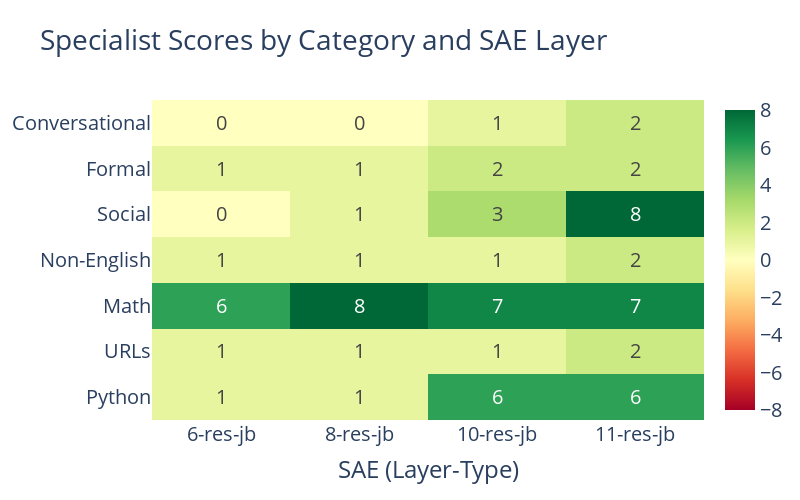
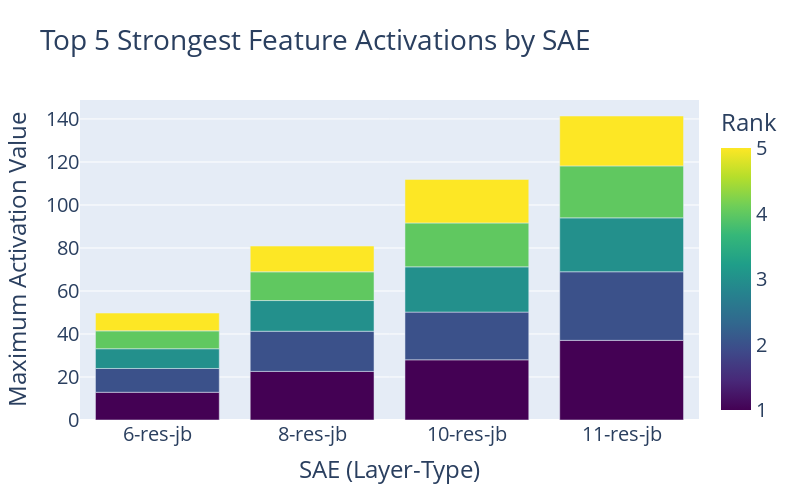
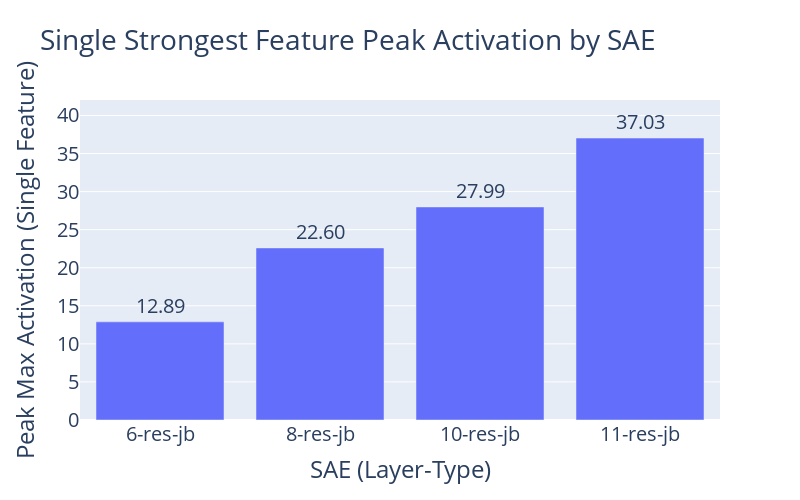
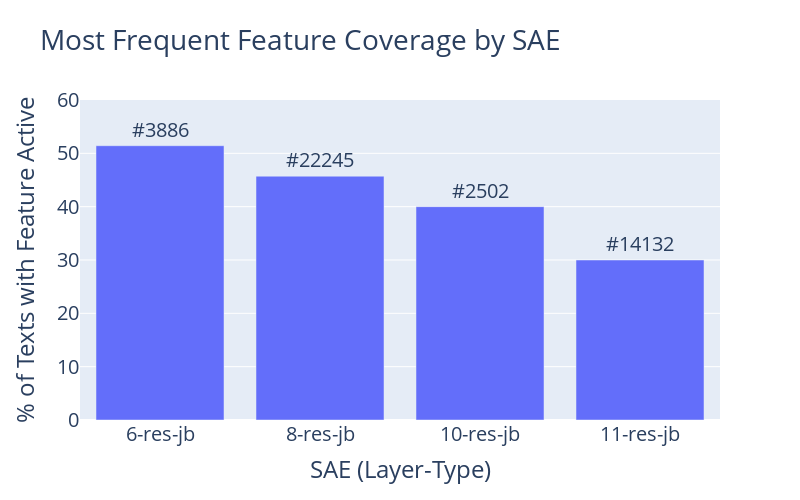

Write notebook code for charts like these, in order.
### Code cell
# ============================================================================
# CELL 12: Phase 1 Comparison Heatmaps
# ============================================================================
print("\n📊 Phase 1 Comparison Heatmaps")
print("=" * 70)

# -----------------------------------------------------------------------------
# Heatmap 1: Specialist Scores by Category × SAE
# -----------------------------------------------------------------------------
print("\n1️⃣ Building Specialist Score Heatmap...")

# Build data for heatmap
sae_names = list(results['specialists'].keys())
category_names = list(categories.keys())

# Create matrix of specialist scores
specialist_matrix = []
for cat_name in category_names:
    row = []
    for sae_name in sae_names:
        cat_data = results['specialists'][sae_name].get(cat_name)
        score = cat_data['score'] if cat_data else 0
        row.append(score)
    specialist_matrix.append(row)

# Create heatmap
fig1 = go.Figure(data=go.Heatmap(
    z=specialist_matrix,
    x=sae_names,
    y=category_names,
    colorscale='RdYlGn',  # Red (negative) -> Yellow (zero) -> Green (positive)
    zmid=0,  # Center color scale at 0
    text=[[f"{val}" for val in row] for row in specialist_matrix],
    texttemplate="%{text}",
    textfont={"size": 20},
    hovertemplate="SAE: %{x}<br>Category: %{y}<br>Specialist Score: %{z}<extra></extra>",
    colorbar=dict(
        tickfont=dict(size=20)
    )
))

fig1.update_layout(
    title={
        'text': 'Specialist Scores by Category and SAE Layer',
        'font': {'size': 28}
    },
    xaxis_title='SAE (Layer-Type)',
    xaxis_title_font={'size': 24},
    yaxis_title_font={'size': 24},
    xaxis_tickfont={'size': 20},
    yaxis_tickfont={'size': 20},
    height=500,
    width=800
)

fig1.show()

# -----------------------------------------------------------------------------
# Heatmap 2: Strongest Feature Max Activation by SAE
# -----------------------------------------------------------------------------
print("\n2️⃣ Building Strongest Activation Comparison...")

# For each SAE, get top 5 strongest features and their max activations
strongest_data = []
for sae_name in sae_names:
    sae_obj = loaded_saes[sae_name]['sae']
    hook_point = loaded_saes[sae_name]['config']['hook_point']
    features_tensor = extract_features(texts, sae_obj, hook_point)
    
    max_activations = features_tensor.max(dim=0)
    top_5 = max_activations.values.topk(5)
    
    for rank, (max_val, feat_idx) in enumerate(zip(top_5.values, top_5.indices), 1):
        strongest_data.append({
            'SAE': sae_name,
            'Rank': rank,
            'Feature': f"#{feat_idx.item()}",
            'Max Activation': max_val.item()
        })

df_strongest = pd.DataFrame(strongest_data)

# Create grouped bar chart
fig2 = px.bar(
    df_strongest, 
    x='SAE', 
    y='Max Activation', 
    color='Rank',
    barmode='group',
    title='Top 5 Strongest Feature Activations by SAE',
    hover_data=['Feature'],
    color_continuous_scale='Viridis'
)

fig2.update_layout(
    title={'font': {'size': 28}},
    height=500,
    width=800,
    xaxis_title='SAE (Layer-Type)',
    yaxis_title='Maximum Activation Value',
    xaxis_title_font={'size': 24},
    yaxis_title_font={'size': 24},
    xaxis_tickfont={'size': 20},
    yaxis_tickfont={'size': 20},
    coloraxis_colorbar=dict(tickfont=dict(size=20))
)

fig2.show()




# -----------------------------------------------------------------------------
# NEW VISUAL: Single strongest feature (rank=1) max activation by SAE
# -----------------------------------------------------------------------------
print("\n2️⃣b Building SINGLE-PEAK Strongest Activation Chart...")

# Keep only the single strongest feature per SAE (Rank 1)
df_peak = df_strongest[df_strongest["Rank"] == 1].copy()

# Preserve SAE ordering
df_peak["SAE"] = pd.Categorical(df_peak["SAE"], categories=sae_names, ordered=True)
df_peak = df_peak.sort_values("SAE")

fig2b = px.bar(
    df_peak,
    x="SAE",
    y="Max Activation",
    title="Single Strongest Feature Peak Activation by SAE",
    text=df_peak["Max Activation"].map(lambda x: f"{x:.2f}"),
    hover_data=["Feature"],
)

# Match text styling used elsewhere
fig2b.update_traces(
    textposition="outside",
    textfont=dict(size=20)
)

# Add headroom so labels are not clipped
y_max = df_peak["Max Activation"].max() + 5

# Match layout/font sizing used across other figures
fig2b.update_layout(
    title={'font': {'size': 28}},
    height=500,
    width=800,
    xaxis_title='SAE (Layer-Type)',
    yaxis_title='Peak Max Activation (Single Feature)',
    xaxis_title_font={'size': 24},
    yaxis_title_font={'size': 24},
    xaxis_tickfont={'size': 20},
    yaxis_tickfont={'size': 20},
    yaxis=dict(range=[0, y_max]),
)

fig2b.show()









# -----------------------------------------------------------------------------
# Heatmap 3: Feature Frequency Comparison (Most Frequent Feature per SAE)
# -----------------------------------------------------------------------------
print("\n3️⃣ Building Feature Frequency Comparison...")

frequency_data = []
for sae_name in sae_names:
    freq_result = results['most_frequent'][sae_name]
    frequency_data.append({
        'SAE': sae_name,
        'Feature': f"#{freq_result['feature_idx']}",
        'Texts Active': freq_result['value'],
        'Percentage': (freq_result['value'] / 70) * 100
    })

df_frequency = pd.DataFrame(frequency_data)

fig3 = px.bar(
    df_frequency,
    x='SAE',
    y='Percentage',
    title='Most Frequent Feature Coverage by SAE',
    text='Feature',
)

# Make all bars the same color (match Figure 2b)
fig3.update_traces(
    marker_color='rgb(99,110,250)',  # Plotly default blue (used in fig2b)
    textposition='outside',
    textfont=dict(size=20)
)

fig3.update_layout(
    title={'font': {'size': 28}},
    height=500,
    width=800,
    xaxis_title='SAE (Layer-Type)',
    yaxis_title='% of Texts with Feature Active',
    xaxis_title_font={'size': 24},
    yaxis_title_font={'size': 24},
    xaxis_tickfont={'size': 20},
    yaxis_tickfont={'size': 20},
    yaxis=dict(range=[0, 60]),
    showlegend=False  # Explicitly remove legend
)

fig3.show()


# -----------------------------------------------------------------------------
# Heatmap 4: Category Specialist Count Progression Across Layers
# -----------------------------------------------------------------------------
print("\n4️⃣ Building Layer Progression Analysis...")

# Count specialists per SAE
specialist_counts = []
for sae_name in sae_names:
    count = sum(1 for cat_data in results['specialists'][sae_name].values() 
                if cat_data and cat_data['score'] > 0)
    # Extract layer number from SAE name (e.g., "6-res-jb" -> 6)
    layer = int(sae_name.split('-')[0])
    specialist_counts.append({
        'SAE': sae_name,
        'Layer': layer,
        'Specialist Count': count,
        'Percentage': (count / 7) * 100
    })

df_progression = pd.DataFrame(specialist_counts)

fig4 = px.line(
    df_progression,
    x='Layer',
    y='Specialist Count',
    markers=True,
    title='Category Specialist Discovery by Layer Depth',
    text='Specialist Count'
)

fig4.update_traces(
    textposition='top center',
    textfont=dict(size=20),
    line=dict(width=3),
    marker=dict(size=12)
)

fig4.add_hline(y=7, line_dash="dash", line_color="green", 
               annotation_text="All 7", annotation_position="right",
               annotation_font=dict(size=20))

fig4.update_layout(
    title={'font': {'size': 28}},
    height=500,
    width=800,
    xaxis_title='Layer Depth',
    yaxis_title='Category Specialists Found',
    xaxis_title_font={'size': 24},
    yaxis_title_font={'size': 24},
    xaxis_tickfont={'size': 20},
    yaxis_tickfont={'size': 20},
    yaxis=dict(range=[0, 8])
)

fig4.show()

# -----------------------------------------------------------------------------
# Summary Statistics
# -----------------------------------------------------------------------------
print("\n" + "=" * 70)
print("📈 HEATMAP INSIGHTS")
print("=" * 70)

# Find which categories have specialists across ALL SAEs vs only some
always_specialist = []
sometimes_specialist = []
never_specialist = []

for cat_name in category_names:
    scores = [results['specialists'][sae_name][cat_name]['score'] 
              for sae_name in sae_names 
              if results['specialists'][sae_name].get(cat_name)]
    
    positive_count = sum(1 for s in scores if s > 0)
    
    if positive_count == len(sae_names):
        always_specialist.append(cat_name)
    elif positive_count == 0:
        never_specialist.append(cat_name)
    else:
        sometimes_specialist.append((cat_name, positive_count))

print(f"\n✅ Categories with specialists in ALL SAEs ({len(always_specialist)}):")
for cat in always_specialist:
    print(f"   • {cat}")

print(f"\n⚠️ Categories with specialists in SOME SAEs ({len(sometimes_specialist)}):")
for cat, count in sometimes_specialist:
    print(f"   • {cat}: {count}/{len(sae_names)} SAEs")

print(f"\n❌ Categories with NO specialists in any SAE ({len(never_specialist)}):")
for cat in never_specialist:
    print(f"   • {cat}")

# Best category per SAE (highest specialist score)
print(f"\n🏆 Best Specialist Category per SAE:")
for sae_name in sae_names:
    best_cat = max(results['specialists'][sae_name].items(), 
                   key=lambda x: x[1]['score'] if x[1] else -999)
    print(f"   • {sae_name}: {best_cat[0]} (score: {best_cat[1]['score']})")

print("\n" + "=" * 70)

### Figure 1 — Plotly figure (JSON) as saved in the notebook; plotly's stock layout.template omitted (floating-point values rounded to 4 significant figures)
{"data": [{"colorbar": {"tickfont": {"size": 20}}, "colorscale": [[0, "rgb(165,0,38)"], [0.1, "rgb(215,48,39)"], [0.2, "rgb(244,109,67)"], [0.3, "rgb(253,174,97)"], [0.4, "rgb(254,224,139)"], [0.5, "rgb(255,255,191)"], [0.6, "rgb(217,239,139)"], [0.7, "rgb(166,217,106)"], [0.8, "rgb(102,189,99)"], [0.9, "rgb(26,152,80)"], [1, "rgb(0,104,55)"]], "hovertemplate": "SAE: %{x}<br>Category: %{y}<br>Specialist Score: %{z}<extra></extra>", "text": [["1", "1", "6", "6"], ["1", "1", "1", "2"], ["6", "8", "7", "7"], ["1", "1", "1", "2"], ["0", "1", "3", "8"], ["1", "1", "2", "2"], ["0", "0", "1", "2"]], "textfont": {"size": 20}, "texttemplate": "%{text}", "type": "heatmap", "x": ["6-res-jb", "8-res-jb", "10-res-jb", "11-res-jb"], "y": ["Python", "URLs", "Math", "Non-English", "Social", "Formal", "Conversational"], "z": [[1, 1, 6, 6], [1, 1, 1, 2], [6, 8, 7, 7], [1, 1, 1, 2], [0, 1, 3, 8], [1, 1, 2, 2], [0, 0, 1, 2]], "zmid": 0}], "layout": {"height": 500, "title": {"font": {"size": 28}, "text": "Specialist Scores by Category and SAE Layer"}, "width": 800, "xaxis": {"tickfont": {"size": 20}, "title": {"font": {"size": 24}, "text": "SAE (Layer-Type)"}}, "yaxis": {"tickfont": {"size": 20}, "title": {"font": {"size": 24}}}}}

### Figure 2 — Plotly figure (JSON) as saved in the notebook; plotly's stock layout.template omitted (floating-point values rounded to 4 significant figures)
{"data": [{"alignmentgroup": "True", "customdata": [["#2351"], ["#20066"], ["#20543"], ["#15609"], ["#13955"], ["#17337"], ["#5710"], ["#13670"], ["#13099"], ["#10516"], ["#14455"], ["#2401"], ["#1303"], ["#21564"], ["#3324"], ["#9590"], ["#19010"], ["#5717"], ["#19068"], ["#4826"]], "hovertemplate": "SAE=%{x}<br>Max Activation=%{y}<br>Feature=%{customdata[0]}<br>Rank=%{marker.color}<extra></extra>", "legendgroup": "", "marker": {"color": [1, 2, 3, 4, 5, 1, 2, 3, 4, 5, 1, 2, 3, 4, 5, 1, 2, 3, 4, 5], "coloraxis": "coloraxis", "pattern": {"shape": ""}}, "name": "", "offsetgroup": "", "orientation": "v", "showlegend": false, "textposition": "auto", "type": "bar", "x": ["6-res-jb", "6-res-jb", "6-res-jb", "6-res-jb", "6-res-jb", "8-res-jb", "8-res-jb", "8-res-jb", "8-res-jb", "8-res-jb", "10-res-jb", "10-res-jb", "10-res-jb", "10-res-jb", "10-res-jb", "11-res-jb", "11-res-jb", "11-res-jb", "11-res-jb", "11-res-jb"], "xaxis": "x", "y": [12.89, 11.07, 9.186, 8.301, 8.293, 22.6, 18.68, 14.27, 13.36, 11.99, 27.99, 22.2, 21.05, 20.4, 20.25, 37.03, 31.91, 25.07, 24.17, 23.2], "yaxis": "y"}], "layout": {"barmode": "group", "coloraxis": {"colorbar": {"tickfont": {"size": 20}, "title": {"text": "Rank"}}, "colorscale": [[0, "#440154"], [0.1111, "#482878"], [0.2222, "#3e4989"], [0.3333, "#31688e"], [0.4444, "#26828e"], [0.5556, "#1f9e89"], [0.6667, "#35b779"], [0.7778, "#6ece58"], [0.8889, "#b5de2b"], [1, "#fde725"]]}, "height": 500, "legend": {"tracegroupgap": 0}, "title": {"font": {"size": 28}, "text": "Top 5 Strongest Feature Activations by SAE"}, "width": 800, "xaxis": {"anchor": "y", "domain": [0, 1], "tickfont": {"size": 20}, "title": {"font": {"size": 24}, "text": "SAE (Layer-Type)"}}, "yaxis": {"anchor": "x", "domain": [0, 1], "tickfont": {"size": 20}, "title": {"font": {"size": 24}, "text": "Maximum Activation Value"}}}}

### Figure 3 — Plotly figure (JSON) as saved in the notebook; plotly's stock layout.template omitted (floating-point values rounded to 4 significant figures)
{"data": [{"customdata": [["#2351"], ["#17337"], ["#14455"], ["#9590"]], "hovertemplate": "SAE=%{x}<br>Max Activation=%{y}<br>text=%{text}<br>Feature=%{customdata[0]}<extra></extra>", "legendgroup": "", "marker": {"color": "#636efa", "pattern": {"shape": ""}}, "name": "", "orientation": "v", "showlegend": false, "text": ["12.89", "22.60", "27.99", "37.03"], "textfont": {"size": 20}, "textposition": "outside", "type": "bar", "x": ["6-res-jb", "8-res-jb", "10-res-jb", "11-res-jb"], "xaxis": "x", "y": [12.89, 22.6, 27.99, 37.03], "yaxis": "y"}], "layout": {"barmode": "relative", "height": 500, "legend": {"tracegroupgap": 0}, "title": {"font": {"size": 28}, "text": "Single Strongest Feature Peak Activation by SAE"}, "width": 800, "xaxis": {"anchor": "y", "domain": [0, 1], "tickfont": {"size": 20}, "title": {"font": {"size": 24}, "text": "SAE (Layer-Type)"}}, "yaxis": {"anchor": "x", "domain": [0, 1], "range": [0, 42.03], "tickfont": {"size": 20}, "title": {"font": {"size": 24}, "text": "Peak Max Activation (Single Feature)"}}}}

### Figure 4 — Plotly figure (JSON) as saved in the notebook; plotly's stock layout.template omitted (floating-point values rounded to 4 significant figures)
{"data": [{"hovertemplate": "SAE=%{x}<br>Percentage=%{y}<br>Feature=%{text}<extra></extra>", "legendgroup": "", "marker": {"color": "rgb(99,110,250)", "pattern": {"shape": ""}}, "name": "", "orientation": "v", "showlegend": false, "text": ["#3886", "#22245", "#2502", "#14132"], "textfont": {"size": 20}, "textposition": "outside", "type": "bar", "x": ["6-res-jb", "8-res-jb", "10-res-jb", "11-res-jb"], "xaxis": "x", "y": [51.43, 45.71, 40.0, 30.0], "yaxis": "y"}], "layout": {"barmode": "relative", "height": 500, "legend": {"tracegroupgap": 0}, "showlegend": false, "title": {"font": {"size": 28}, "text": "Most Frequent Feature Coverage by SAE"}, "width": 800, "xaxis": {"anchor": "y", "domain": [0, 1], "tickfont": {"size": 20}, "title": {"font": {"size": 24}, "text": "SAE (Layer-Type)"}}, "yaxis": {"anchor": "x", "domain": [0, 1], "range": [0, 60], "tickfont": {"size": 20}, "title": {"font": {"size": 24}, "text": "% of Texts with Feature Active"}}}}
